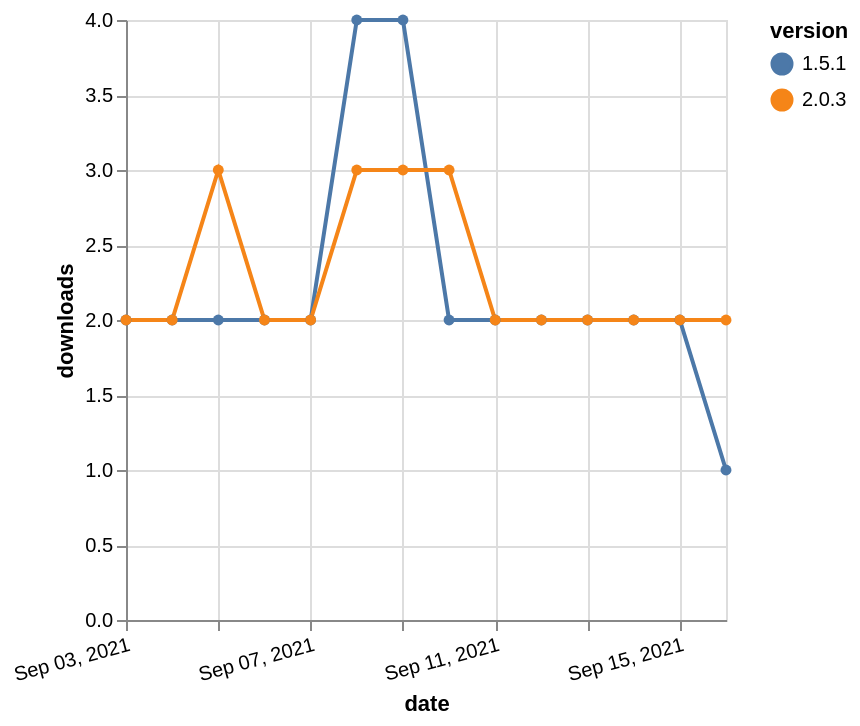

Here is the Vega-Lite specification saved for this chart:
### Vega-Lite specification from a JSON file in a GitHub repository (floating-point values rounded to 4 significant figures)
{"$schema": "https://vega.github.io/schema/vega-lite/v5.json", "description": "A simple bar chart with embedded data.", "data": {"values": [{"date": "2021-09-03", "total": 2731, "delta": 2, "version": "1.5.1"}, {"date": "2021-09-04", "total": 2733, "delta": 2, "version": "1.5.1"}, {"date": "2021-09-05", "total": 2735, "delta": 2, "version": "1.5.1"}, {"date": "2021-09-06", "total": 2737, "delta": 2, "version": "1.5.1"}, {"date": "2021-09-07", "total": 2739, "delta": 2, "version": "1.5.1"}, {"date": "2021-09-08", "total": 2743, "delta": 4, "version": "1.5.1"}, {"date": "2021-09-09", "total": 2747, "delta": 4, "version": "1.5.1"}, {"date": "2021-09-10", "total": 2749, "delta": 2, "version": "1.5.1"}, {"date": "2021-09-11", "total": 2751, "delta": 2, "version": "1.5.1"}, {"date": "2021-09-12", "total": 2753, "delta": 2, "version": "1.5.1"}, {"date": "2021-09-13", "total": 2755, "delta": 2, "version": "1.5.1"}, {"date": "2021-09-14", "total": 2757, "delta": 2, "version": "1.5.1"}, {"date": "2021-09-15", "total": 2759, "delta": 2, "version": "1.5.1"}, {"date": "2021-09-16", "total": 2760, "delta": 1, "version": "1.5.1"}, {"date": "2021-09-03", "total": 2403, "delta": 2, "version": "2.0.3"}, {"date": "2021-09-04", "total": 2405, "delta": 2, "version": "2.0.3"}, {"date": "2021-09-05", "total": 2408, "delta": 3, "version": "2.0.3"}, {"date": "2021-09-06", "total": 2410, "delta": 2, "version": "2.0.3"}, {"date": "2021-09-07", "total": 2412, "delta": 2, "version": "2.0.3"}, {"date": "2021-09-08", "total": 2415, "delta": 3, "version": "2.0.3"}, {"date": "2021-09-09", "total": 2418, "delta": 3, "version": "2.0.3"}, {"date": "2021-09-10", "total": 2421, "delta": 3, "version": "2.0.3"}, {"date": "2021-09-11", "total": 2423, "delta": 2, "version": "2.0.3"}, {"date": "2021-09-12", "total": 2425, "delta": 2, "version": "2.0.3"}, {"date": "2021-09-13", "total": 2427, "delta": 2, "version": "2.0.3"}, {"date": "2021-09-14", "total": 2429, "delta": 2, "version": "2.0.3"}, {"date": "2021-09-15", "total": 2431, "delta": 2, "version": "2.0.3"}, {"date": "2021-09-16", "total": 2433, "delta": 2, "version": "2.0.3"}]}, "width": "container", "mark": {"type": "line", "point": {"filled": true}}, "encoding": {"x": {"field": "date", "type": "temporal", "timeUnit": "yearmonthdate", "title": "date", "axis": {"labelAngle": -15}}, "y": {"field": "delta", "type": "quantitative", "title": "downloads"}, "color": {"field": "version", "type": "nominal"}, "tooltip": {"field": "delta"}}}
